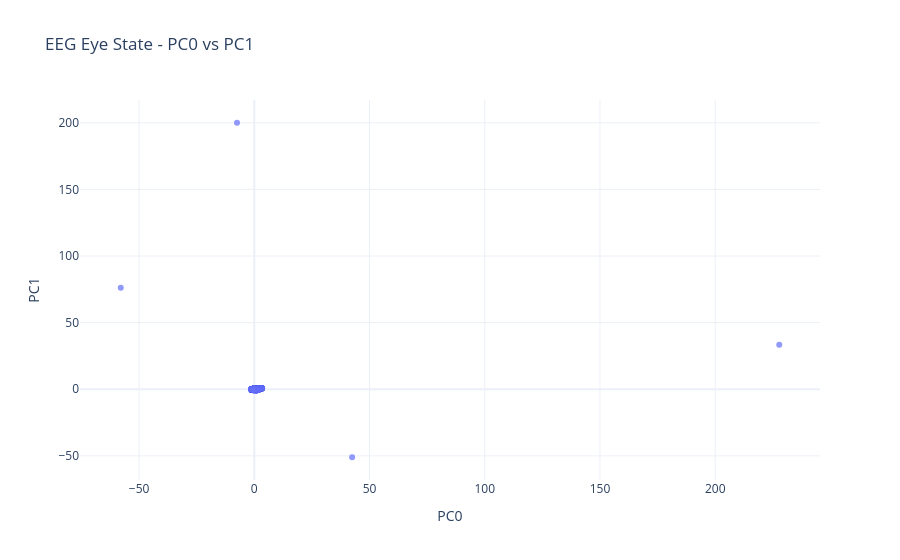

Notebook source saved alongside this figure:
### Code cell
# plot PCA0 vs PCA1

fig = make_subplots(rows=1, cols=1)

fig.add_trace(
    go.Scatter(
        x=pca[0],
        y=pca[1],
        mode='markers',
        marker=dict(size=6, opacity=0.7),
        name="PCA Points"
    ),
    row=1, col=1
)

fig.update_layout(
    title="EEG Eye State - PC0 vs PC1",
    xaxis_title="PC0",
    yaxis_title="PC1",
    template="plotly_white"
)

fig.write_image('Original_PCA.png')
fig.show()

### Figure 1 — Plotly figure (JSON) as saved in the notebook; plotly's stock layout.template omitted (floating-point values rounded to 4 significant figures; data arrays with more than 128 entries replaced by an {"elided": "..."} marker saying what was removed)
{"data": [{"marker": {"opacity": 0.7, "size": 6}, "mode": "markers", "name": "PCA Points", "type": "scatter", "x": {"elided": "14980 float values"}, "xaxis": "x", "y": {"elided": "14980 float values"}, "yaxis": "y"}], "layout": {"title": {"text": "EEG Eye State - PC0 vs PC1"}, "xaxis": {"anchor": "y", "domain": [0, 1], "title": {"text": "PC0"}}, "yaxis": {"anchor": "x", "domain": [0, 1], "title": {"text": "PC1"}}}}
